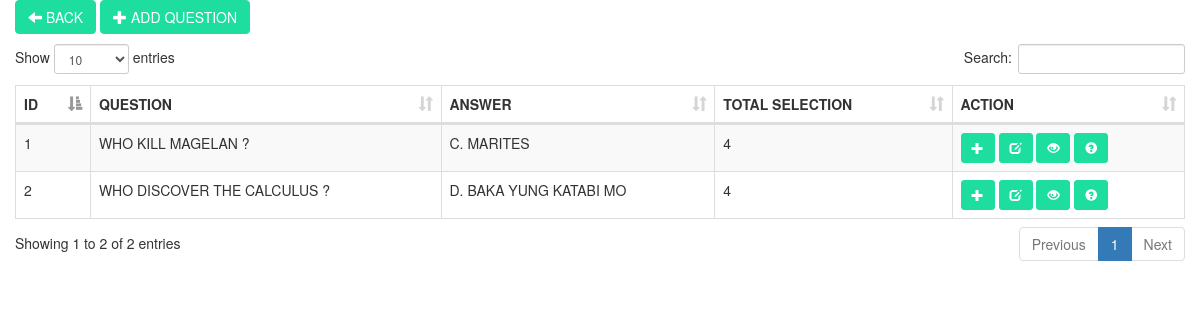
The app's page /ADMIN/pages/assesment/assesment_details.php?id=1 with its own data.
### tables this page shows
CREATE TABLE `topic_assesment_q` (
  `id` int(11) NOT NULL,
  `qid` int(11) NOT NULL,
  `question` varchar(250) NOT NULL,
  `answer` int(11) NOT NULL
);

CREATE TABLE `topic_assesment_answers` (
  `id` int(11) NOT NULL,
  `question_id` int(11) NOT NULL,
  `answer` varchar(250) NOT NULL
);

### ADMIN/pages/assesment/assesment_details.php (the view, shortened to what this page needs)
<!DOCTYPE html>
<html>
<head>
	<link rel="stylesheet" type="text/css" href="bootstrap/css/bootstrap.min.css">
	<link rel="stylesheet" type="text/css" href="datatable/dataTable.bootstrap.min.css">
</head>
<body>
<div class="container">
	<div class="row">
		<div class="col-sm-12">
			<div class="row">
				<a href="index.php" class="btn btn-primary" style="background-color:#1ddd9f; border-color:#1ddd9f;"><span class="glyphicon glyphicon-arrow-left"></span> BACK</a>
				<a href="#addquestion" data-toggle="modal" class="btn btn-primary" style="background-color:#1ddd9f; border-color:#1ddd9f;"><span class="glyphicon glyphicon-plus"></span> ADD QUESTION</a>
			</div>
			<div class="height10">
			</div>
			<div class="row">
				<table id="myTable" class="table table-bordered table-striped">
					<thead>
						<th>ID</th>
						<th>QUESTION</th>
						<th>ANSWER</th>
						<th>TOTAL SELECTION</th>
						<th>ACTION</th>
					</thead>
					<tbody>
						<?php
						    $q = $_GET['id'];
							include_once('../../../connection/connection.php');
							$sql = "SELECT *,topic_assesment_q.id as qq, topic_assesment_q.answer as count, topic_assesment_answers.answer as inword FROM topic_assesment_q LEFT JOIN topic_assesment_answers ON topic_assesment_q.id = topic_assesment_answers.question_id WHERE topic_assesment_q.qid = '$q' GROUP BY topic_assesment_q.id";
							$query = $conn->query($sql);
							while($row = $query->fetch_assoc()){
                                 $rid = $row['qq'];
                                 $c = $row['count'];
								 $result=mysqli_query($conn, "SELECT *,COUNT(id) as total FROM `topic_assesment_answers` WHERE question_id='$rid'");
                                 $crow=mysqli_fetch_array($result);
                                 $inword=mysqli_query($conn, "SELECT * FROM `topic_assesment_answers` WHERE question_id='$rid' AND id = '$c'");
                                 $irow=mysqli_fetch_array($inword);
								echo
								"<tr>
							    	<td>".$row['qq']."</td>
								    <td>".$row['question']."</td>
									<td>";
									if ($row['count'] == 0){
									 if($crow['total'] > 0){
									 echo 'ADD ANSWER';
									 echo
									  "
									  <a href='#addsolution_".$row['qq']."' class='btn btn-danger btn-sm' data-toggle='modal' style='background-color:#1ddd9f; border-color:#1ddd9f;'><span class='glyphicon glyphicon-question-sign'></span></a>
									  ";
									 }else{
									 echo 'ADD QUESTION FIRST';
									 }
								    }else{ echo $irow['answer']; }
									echo
									"</td>
									<td>".$crow['total']."</td>
									<td>";
									if($crow['total'] > 0){
									 	 echo
									  "
									  <a href='#addanswer_".$row['qq']."' class='btn btn-danger btn-sm' data-toggle='modal' style='background-color:#1ddd9f; border-color:#1ddd9f;'><span class='	glyphicon glyphicon-plus'></span></a>
									   <a href='#editquestion_".$row['qq']."' class='btn btn-danger btn-sm' data-toggle='modal' style='background-color:#1ddd9f; border-color:#1ddd9f;'><span class='glyphicon glyphicon-edit'></span></a>
									  <a href='assesment_answer.php?id=".$row['qq']."&qid=".$q."' class='btn btn-success btn-sm' style='background-color:#1ddd9f; border-color:#1ddd9f;'><span class='glyphicon glyphicon-eye-open'></span></a>
									  ";
									  if ($row['count'] == 0){
									  }
									  else{
									  	 echo
									  "
									  <a href='#addsolution_".$row['qq']."' class='btn btn-danger btn-sm' data-toggle='modal' style='background-color:#1ddd9f; border-color:#1ddd9f;'><span class='glyphicon glyphicon-question-sign'></span></a>
									  ";
									  }
									}else{
										 echo
									  "
									  <a href='#addanswer_".$row['qq']."' class='btn btn-danger btn-sm' data-toggle='modal' style='background-color:#1ddd9f; border-color:#1ddd9f;'><span class='	glyphicon glyphicon-plus'></span></a>
									  ";
									}
									echo "</td>
								</tr>";
							}
						?>
					</tbody>
				</table>
			</div>
		</div>
	</div>
</div>
</body>
</html>

### ADMIN/pages/assesment/assesment_details.php (style rules this page uses)
.height10 { height:10px; }

### records on screen
topic_assesment_q: id "1", question "WHO KILL MAGELAN ?", topic_assesment_answers.answer "C. MARITES", total "4"
topic_assesment_q: id "2", question "WHO DISCOVER THE CALCULUS ?", topic_assesment_answers.answer "D. BAKA YUNG KATABI MO", total "4"
